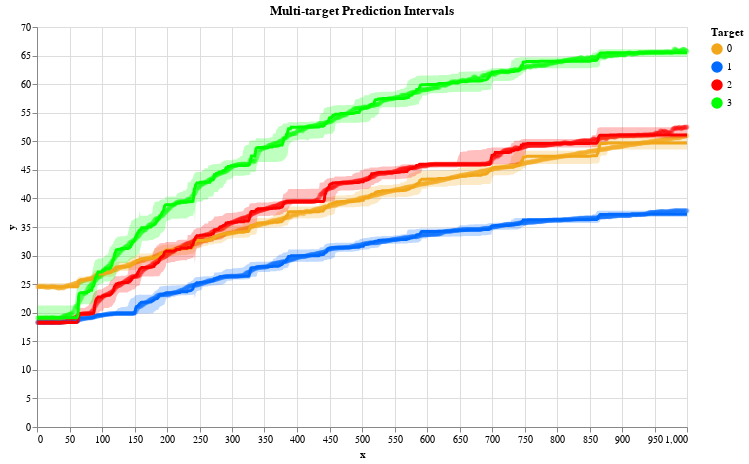

Notebook code for this chart:
### Markdown cell above
**Multi target prediction using motor temperatures data**

### Code cell
legend = {
    "pm": "#f2a619",
    "stator_yoke": "#006aff",
    "stator_tooth": '#ff0000',
    "stator_winding": '#00ff00'
}

df = pd.read_csv("motor_temperatures.csv",nrows=1000)
X = df.drop(['pm', 'stator_yoke', 'stator_tooth', 'stator_winding'], axis=1).values
y = df[['pm', 'stator_yoke', 'stator_tooth', 'stator_winding']].values

X_train, X_test, y_train, y_test = train_test_split(X, y, test_size=0.2, random_state=0)

qrf = RandomForestQuantileRegressor(max_samples_leaf=None, max_depth=4, random_state=0)
qrf.fit(X_train, y_train)
y_pred = qrf.predict(X, quantiles=[0.025, 0.5, 0.975])
funcs=[0,1,2,3]
np.tile(X, len(funcs))
ar=np.linspace(1,1000,1000)
# Update the DataFrame with the new y_true values (which are already loaded)
df = pd.DataFrame(
    {
        "x": np.tile(ar, len(funcs)),
        "y": y.reshape(-1, order="F"),
        "y_true": y.reshape(-1, order="F"),  # Use the correct column name or adjust accordingly
        "y_pred": np.concatenate([y_pred[:, i, 1] for i in range(len(funcs))]),
        "y_pred_low": np.concatenate([y_pred[:, i, 0] for i in range(len(funcs))]),
        "y_pred_upp": np.concatenate([y_pred[:, i, 2] for i in range(len(funcs))]),
        "target": np.concatenate([[f"{i}"] * len(X) for i in range(len(funcs))]),
    }
)




chart = plot_multioutputs(df, legend)
chart

### Figure 1 — Vega-Lite specification as saved in the notebook (floating-point values rounded to 4 significant figures; data arrays with more than 128 entries replaced by an {"elided": "..."} marker saying what was removed)
{"config": {"view": {"continuousWidth": 400, "continuousHeight": 300}, "range": {"category": ["#f2a619", "#006aff", "#ff0000", "#00ff00"]}}, "layer": [{"mark": {"type": "circle", "color": "black", "opacity": 0.25, "size": 25}, "encoding": {"color": {"condition": {"field": "target", "legend": {"symbolOpacity": 1}, "scale": {"range": ["#f2a619", "#006aff", "#ff0000", "#00ff00"]}, "sort": ["pm", "stator_yoke", "stator_tooth", "stator_winding"], "title": "Target", "type": "nominal", "selection": "selector015"}, "value": "lightgray"}, "tooltip": [{"field": "target", "title": "Target", "type": "nominal"}, {"field": "x", "format": ",.3f", "title": "X", "type": "quantitative"}, {"field": "y", "format": ",.3f", "title": "Y", "type": "quantitative"}, {"field": "y_true", "format": ",.3f", "title": "Y", "type": "quantitative"}, {"field": "y_pred", "format": ",.3f", "title": "Predicted Y", "type": "quantitative"}, {"field": "y_pred_low", "format": ",.3f", "title": "Predicted Lower Y", "type": "quantitative"}, {"field": "y_pred_upp", "format": ",.3f", "title": "Predicted Upper Y", "type": "quantitative"}], "x": {"field": "x", "scale": {"nice": false}, "type": "quantitative"}, "y": {"field": "y", "type": "quantitative"}}, "selection": {"selector015": {"type": "multi", "fields": ["target"]}}}, {"mark": {"type": "area", "opacity": 0.25}, "encoding": {"color": {"condition": {"field": "target", "legend": {"symbolOpacity": 1}, "scale": {"range": ["#f2a619", "#006aff", "#ff0000", "#00ff00"]}, "sort": ["pm", "stator_yoke", "stator_tooth", "stator_winding"], "title": "Target", "type": "nominal", "selection": "selector015"}, "value": "lightgray"}, "tooltip": [{"field": "target", "title": "Target", "type": "nominal"}, {"field": "x", "format": ",.3f", "title": "X", "type": "quantitative"}, {"field": "y", "format": ",.3f", "title": "Y", "type": "quantitative"}, {"field": "y_true", "format": ",.3f", "title": "Y", "type": "quantitative"}, {"field": "y_pred", "format": ",.3f", "title": "Predicted Y", "type": "quantitative"}, {"field": "y_pred_low", "format": ",.3f", "title": "Predicted Lower Y", "type": "quantitative"}, {"field": "y_pred_upp", "format": ",.3f", "title": "Predicted Upper Y", "type": "quantitative"}], "x": {"field": "x", "scale": {"nice": false}, "title": "x", "type": "quantitative"}, "y": {"field": "y_pred_low", "title": "y", "type": "quantitative"}, "y2": {"field": "y_pred_upp", "title": null}}}, {"mark": {"type": "line", "color": "black", "size": 3}, "encoding": {"color": {"condition": {"field": "target", "legend": {"symbolOpacity": 1}, "scale": {"range": ["#f2a619", "#006aff", "#ff0000", "#00ff00"]}, "sort": ["pm", "stator_yoke", "stator_tooth", "stator_winding"], "title": "Target", "type": "nominal", "selection": "selector015"}, "value": "lightgray"}, "tooltip": [{"field": "target", "title": "Target", "type": "nominal"}, {"field": "x", "format": ",.3f", "title": "X", "type": "quantitative"}, {"field": "y", "format": ",.3f", "title": "Y", "type": "quantitative"}, {"field": "y_true", "format": ",.3f", "title": "Y", "type": "quantitative"}, {"field": "y_pred", "format": ",.3f", "title": "Predicted Y", "type": "quantitative"}, {"field": "y_pred_low", "format": ",.3f", "title": "Predicted Lower Y", "type": "quantitative"}, {"field": "y_pred_upp", "format": ",.3f", "title": "Predicted Upper Y", "type": "quantitative"}], "x": {"field": "x", "scale": {"nice": false}, "title": "x", "type": "quantitative"}, "y": {"field": "y_pred", "title": "y", "type": "quantitative"}}}], "data": {"name": "data-6c12ad899f396d3764f1ae6bfe97c2dc"}, "height": 400, "title": "Multi-target Prediction Intervals", "width": 650, "$schema": "https://vega.github.io/schema/vega-lite/v4.17.0.json", "datasets": {"data-6c12ad899f396d3764f1ae6bfe97c2dc": {"elided": "4000 records"}}}
